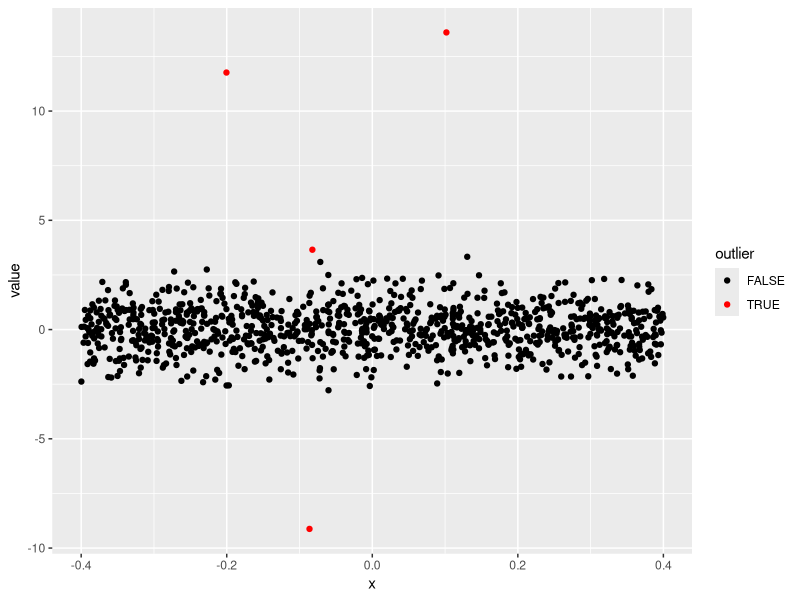
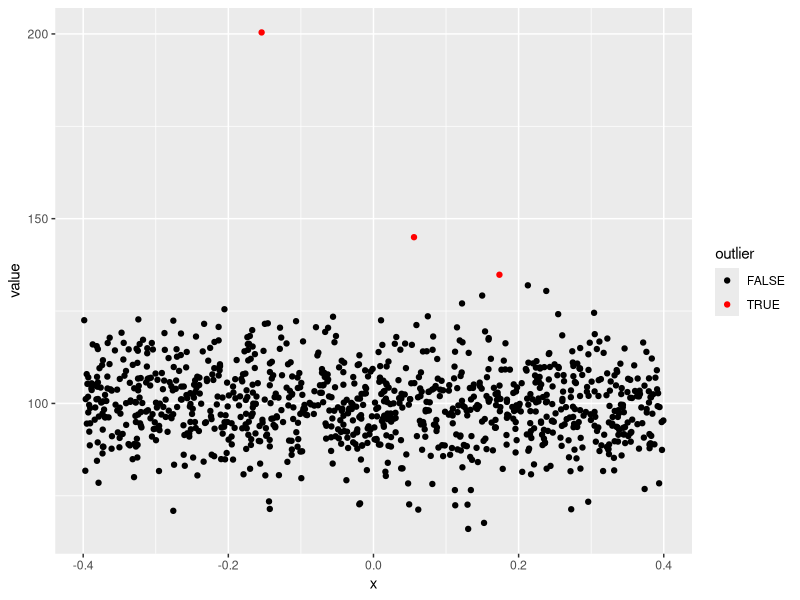

Generate these figures, in order, with R:
library(tidyverse)


# Make normal distros. Must run set.seed first for reproducibility
set.seed(12345)
norm_ctr_scl = lapply(1:100, function(i){
  distro = data.frame(value = rnorm(1000), outlier = F)
  distro = rbind(distro, data.frame(value = runif(5, min = -15, max = 15), # Bc values are centered/scaled, the values are in std deviations
                                                outlier = T))
  distro %>% filter(!(outlier & abs(value) <= 2))
})

ggplot(norm_ctr_scl[[1]], aes(0, value, color=outlier)) + geom_jitter() + scale_color_manual(values = c('black','red'))

set.seed(1234)
norm_100 = data.frame(value = rnorm(1000, mean = 100, sd = 10), outlier = F) # Generate distribution
norm_100 = rbind(norm_100, data.frame(value = runif(3, 
                                                    min = 120, # 2 SDs above the mean
                                                    max = 250), # 15 SDs above the mean
                                      outlier = T)) # Add outliers
# norm_100 = rbind(norm_100, data.frame(value = runif(nrow(norm_100)*0.005, 
#                                                     min = mean(norm_100$value) + 2*sd(norm_100$value), 
#                                                     max = mean(norm_100$value) + 15*sd(norm_100$value)), 
#                                       outlier = T)) # Add outliers
# Need to filter 'outliers' that fall in main distribution
ggplot(norm_100, aes(0, value, color=outlier)) + geom_jitter() + scale_color_manual(values = c('black','red'))


# Make other distros



